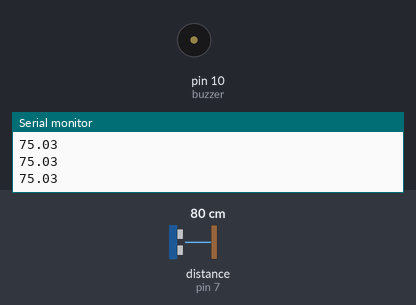
Bench run of a sketch on a simulated Arduino Uno, built with avr-gcc and run on an emulated ATmega328P. Parts: buzzer (waves = sounding), the last lines printed to the serial monitor. Wiring (inferred from the names in the program): ultrasonic range finder: trigger pin 8; echo pin 7. Inputs (shaded band) come from the test bench; at power-on: distance to the obstacle (sensor on pin 7) 80 cm. The echo pulse lasts 58.3 µs per cm.

Above: at 1.2 s.
1.3 s: distance to the obstacle (sensor on pin 7) set to 24 cm
2.8 s: distance to the obstacle (sensor on pin 7) set to 20 cm
At 3.9 s:
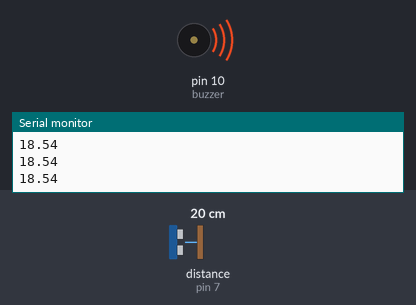
Timing chart, 0 to 5.8 s (numbered marks = the images above; inputs shaded):
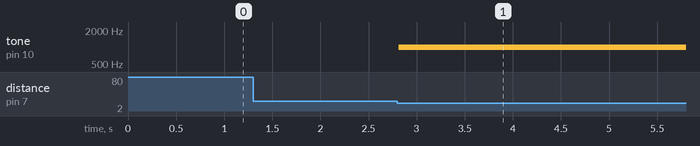

Measured:
- the behaviour switches between 22 and 21 cm on distance to the obstacle (sensor on pin 7) (found by bisection; images 0 and 1)
- after the input at 2.8 s, tone on pin 10 (buzzer): silent → 1000 Hz at once

The sketch:

10_Parking_Sensor.ino
```cpp
int buzzer = 10;

int trig = 8;
int echo = 7;

void setup()
  {
    pinMode(buzzer, OUTPUT);
    pinMode(trig, OUTPUT);
    pinMode(echo, INPUT);

    Serial.begin(9600);
  }

void loop()
  {
    digitalWrite(trig, LOW);
    delayMicroseconds(2);

    digitalWrite(trig, HIGH);
    delayMicroseconds(10);

    digitalWrite(trig, LOW);

    unsigned long duration = pulseIn(echo, HIGH);

    float distance = (duration * 0.0323) / 2;

    Serial.println(distance);

    if (distance <= 20 && distance > 15)
      {
        tone(buzzer, 1000);
      }
    else if (distance <= 15 && distance > 8)
      {
        tone(buzzer, 1500);
      }
    else if (distance <= 8 && distance != 0)
      {
        tone(buzzer, 2000);
      }
    else
      {
        noTone(buzzer);
      }
  } 
```
